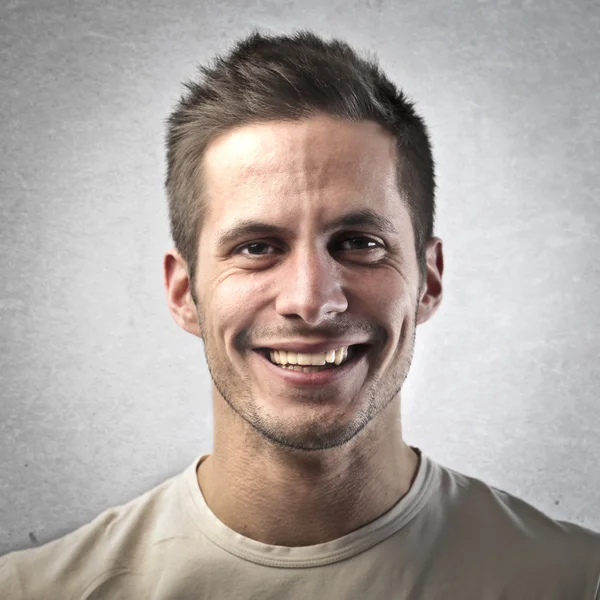
#> input picture test1.jpg, 600 x 600 px, given in place of the camera
$ jupyter execute --allow-errors Part9.ipynb
#> lines starting #> are read from the running program, lines starting #| are printed output that depends on the picture; after the words box and inside, x2 and y2 are one past the last pixel; in counts of white or black regions, pixels touching at a corner belong together
#> further down, frame is the input picture: shape (600, 600, 3); mean B, G, R 159.4, 163.8, 172.6
#> `gray = cv2.cvtColor(frame, cv2.COLOR_BGR2GRAY)`:
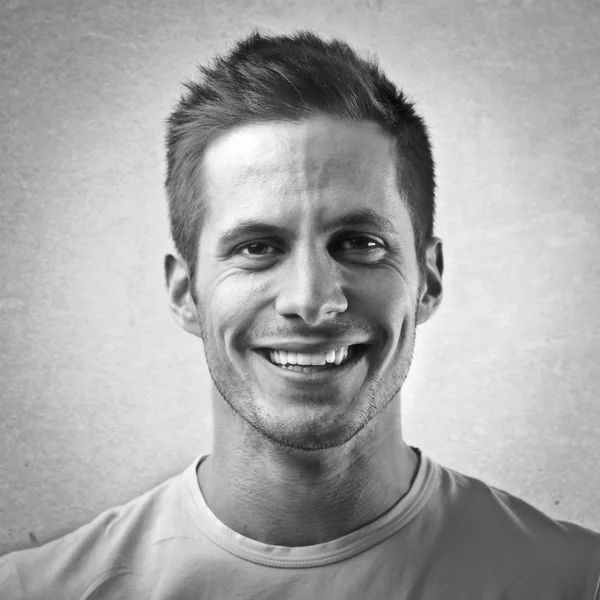
#> gray: shape (600, 600); min 4, max 255, mean 166
#> `faces = detector.detectMultiScale(frame,1.3,5)`: faces = [[163, 136, 288, 288]]
#> `x,y,w,h = faces[0]`: x = 163; y = 136; w = 288
#> `track_window = (x, y, w, h)`: track_window = (163, 136, 288, 288)
#> `roi = frame[y:y+h, x:x+w]`:
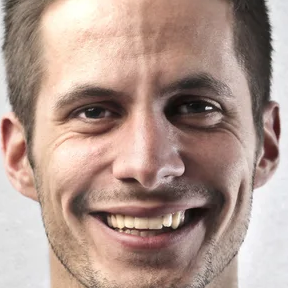
#> roi: shape (288, 288, 3); mean B, G, R 141.7, 151.8, 176.6
#> `hsv_roi =  cv2.cvtColor(roi, cv2.COLOR_BGR2HSV)`: hsv_roi: shape (288, 288, 3); mean H, S, V 21.6, 55.8, 176.8
#> `mask = cv2.inRange(hsv_roi, np.array((0., 60.,32.)), np.array((180.,25..`:
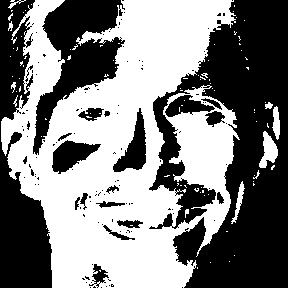
#> mask: shape (288, 288); 50.2% white; 125 black regions (104 under 20 px), largest, box (x1, y1, x2, y2) and area: (149, 0, 288, 288) 23370, (0, 0, 52, 288) 8027, (33, 0, 125, 155) 5941
#> `roi_hist = cv2.calcHist([hsv_roi],[0],mask,[180],[0,180])`: roi_hist = 180 values, max 5657 at index 9, min 0 at index 22, mean 231.4
#> `hsv = cv2.cvtColor(frame, cv2.COLOR_BGR2HSV)`: hsv: shape (600, 600, 3); mean H, S, V 38.4, 27.2, 173.9
#> `dst = cv2.calcBackProject([hsv],[0],roi_hist,[0,180],1)`:
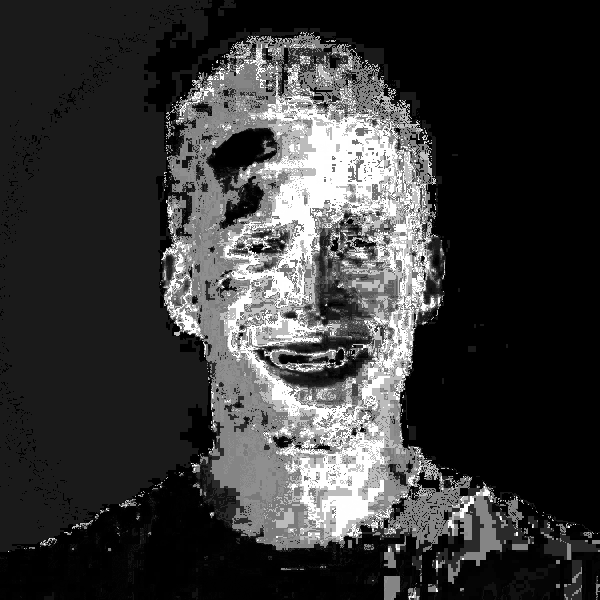
#> dst: shape (600, 600); min 0, max 255, mean 56
#> `ret, track_window = cv2.CamShift(dst, track_window, term_crit)`: ret = ((305.5, 224), (289.3, 330.6), 7.17); track_window = (161, 59, 289, 330)
#> `pts = cv2.boxPoints(ret)`: pts = [[141.3, 369.9], [182.6, 41.93], [469.7, 78.05], [428.4, 406.1]]
#> `pts = np.int0(pts)`: pts = [[141, 369], [182, 41], [469, 78], [428, 406]]
#> `frame_pts = cv2.boundingRect(pts)`: frame_pts = (141, 41, 329, 366)
#> `x,y,w,h = frame_pts`: x = 141; y = 41; w = 329; h = 366
#> `new_frame = frame[y:y+h, x:x+w].copy()`:
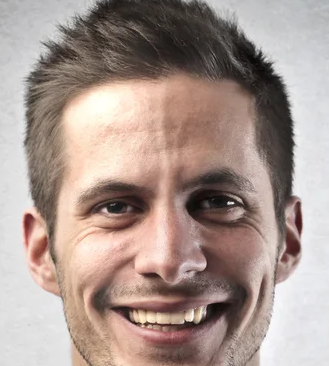
#> new_frame: shape (366, 329, 3); mean B, G, R 143.7, 151.1, 169.2
[cell 1]
import numpy as np
import cv2
import dlib
from imutils import face_utils
import matplotlib.pyplot as plt
from statistics import mean
from collections import deque
import time

[cell 2]
detector = cv2.CascadeClassifier("../haarcascade_frontalface_default.xml")

[cell 3]
dim = (400,640)
EAR_Values = list()

[cell 4]
def __draw_label(img, text, pos, bg_color):
    font_face = cv2.FONT_HERSHEY_SIMPLEX
    scale = 0.4
    color = (255, 255, 255)
    thickness = cv2.FILLED
    margin = 2
    txt_size = cv2.getTextSize(text, font_face, scale, thickness)

    end_x = pos[0] + txt_size[0][0] + margin
    end_y = pos[1] - txt_size[0][1] - margin

    cv2.rectangle(img, pos, (end_x, end_y), bg_color, thickness)
    cv2.putText(img, text, pos, font_face, scale, color, 1, cv2.LINE_AA)

[cell 5]
def compute(ptA, ptB):
    dist = np.linalg.norm(ptA - ptB)
    return dist


def EAR(a, b, c, d, e, f):
    up = compute(b, d) + compute(c, e)
    down = compute(a, f)
    ratio = up / (2.0 * down)

    return ratio

[cell 6]
flag= True
cap = cv2.VideoCapture(0)
eff_EAR = 0.25
startTime = 0
endTime = 0

eye_state = deque()
eye_state_sum = {"Open":0,"Semi-open":0,"Close":0}

#> (the rest of this cell did not finish here and is left out)

[cell 7]
len(EAR_Values)

[cell 8]
eff_EAR

#> (a cell that did not finish here is left out)

#> (a cell that did not finish here is left out)

[cell 11]
plt.plot(EAR_Values)
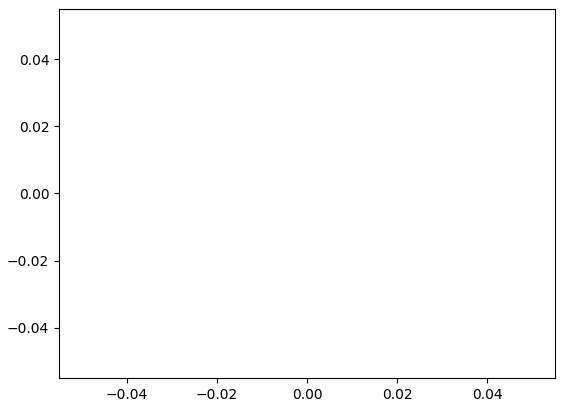
#> figure drawn by matplotlib, 1 panel
